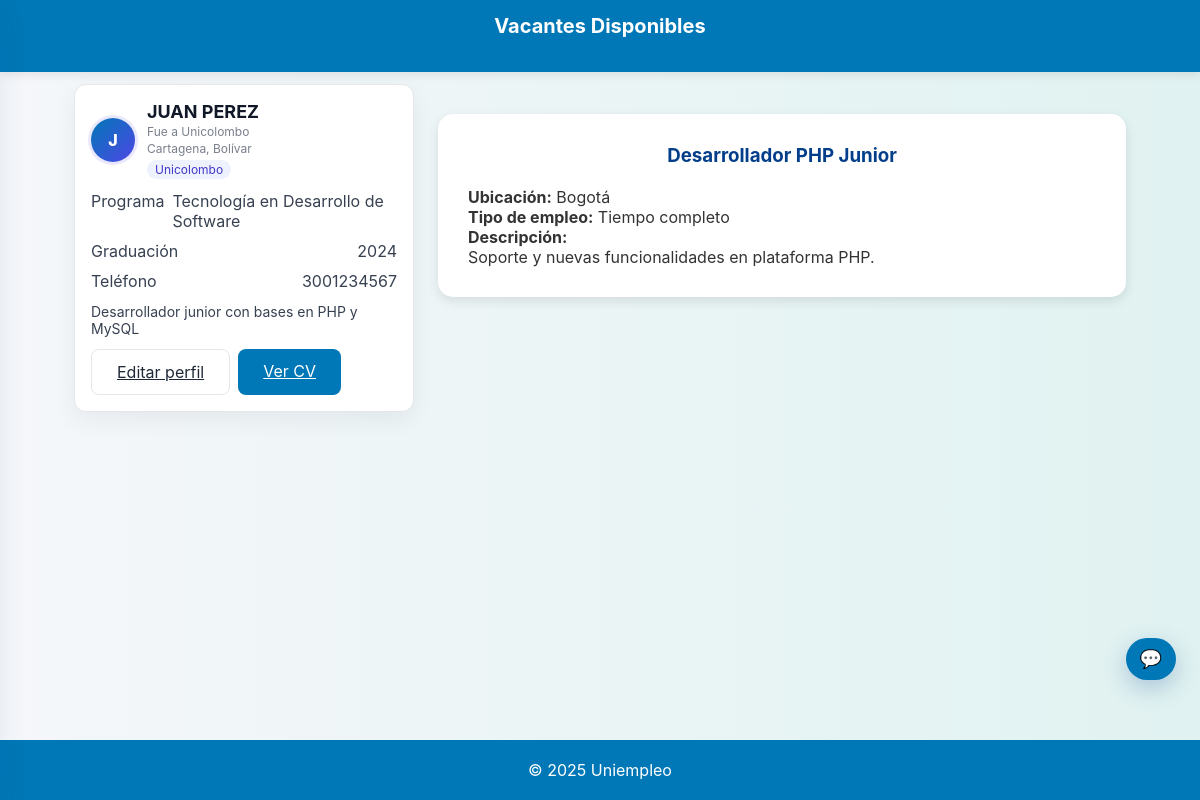
Page /UniEmpleo/Vacantes.php?palabra_clave=Desarrollador PHP Junior (signed in) on the committed database.
### tables this page shows
CREATE TABLE IF NOT EXISTS `egresados` (
  `id` INT NOT NULL AUTO_INCREMENT,
  `nombre` VARCHAR(255) NOT NULL,
  `email` VARCHAR(255) NOT NULL,
  `correo` VARCHAR(255) UNIQUE,
  `contrasena` VARCHAR(255) NULL,
  `telefono` VARCHAR(50) NULL,
  `programa` VARCHAR(255) NULL,
  `graduacion` INT NULL,
  `perfil` TEXT NULL,
  `cv` VARCHAR(255) NULL,
  `created_at` TIMESTAMP DEFAULT CURRENT_TIMESTAMP,
  PRIMARY KEY (`id`),
  INDEX `idx_egresados_email` (`email`),
  INDEX `idx_egresados_correo` (`correo`)
);

CREATE TABLE IF NOT EXISTS `vacantes` (
  `id` INT NOT NULL AUTO_INCREMENT,
  `empresa_id` INT NULL,
  `empresa` VARCHAR(255) NULL,
  `titulo` VARCHAR(255) NOT NULL,
  `descripcion` TEXT NOT NULL,
  `ubicacion` VARCHAR(255) NOT NULL,
  `tipo_empleo` VARCHAR(100) NOT NULL,
  `area` VARCHAR(255) NULL,
  `experiencia` VARCHAR(100) NULL,
  `fecha_publicacion` TIMESTAMP DEFAULT CURRENT_TIMESTAMP,
  PRIMARY KEY (`id`),
  FOREIGN KEY (`empresa_id`) REFERENCES `empresas`(`id`) ON DELETE SET NULL ON UPDATE CASCADE,
  INDEX `idx_vacantes_titulo` (`titulo`),
  INDEX `idx_vacantes_ubicacion` (`ubicacion`),
  INDEX `idx_vacantes_tipo` (`tipo_empleo`)
);

### UniEmpleo/Vacantes.php (the view, shortened to what this page needs)
<?php
$conexion = mysqli_connect("localhost", "root", "", "uniempleo");
?>
<!DOCTYPE html>
<html lang="es">
<head>
    <link rel="stylesheet" href="style.css">
</head>
<body>
    <header class="header">
        <button class="hamburger" id="menuToggle" aria-label="Abrir menú">
        </button>
        <h1>Vacantes Disponibles</h1>
    </header>
    <div class="layout">
        <div class="content content--two-col">
            <div class="col-left">
                <?php include __DIR__ . '/profile_card.php'; ?>
            </div>
            <div class="col-right">
                <?php
                if (isset($_SESSION['correo'])) {
                    $palabra = $_GET['palabra_clave'] ?? '';
                    $where = "1=1";
                    if ($palabra !== '') {
                        $p = mysqli_real_escape_string($conexion, $palabra);
                        $where .= " AND (titulo LIKE '%$p%' OR descripcion LIKE '%$p%')";
                    }
                    $consulta = "SELECT id, titulo, descripcion, ubicacion, tipo_empleo FROM vacantes WHERE $where ORDER BY id DESC";
                    $resultado = mysqli_query($conexion, $consulta);
                    if ($resultado && mysqli_num_rows($resultado) > 0) {
                        while ($fila = mysqli_fetch_assoc($resultado)) {
                            echo "<div class='formulario'>";
                            echo "<h3>" . htmlspecialchars($fila['titulo']) . "</h3>";
                            echo "<p><strong>Ubicación:</strong> " . htmlspecialchars($fila['ubicacion']) . "</p>";
                            echo "<p><strong>Tipo de empleo:</strong> " . htmlspecialchars($fila['tipo_empleo']) . "</p>";
                            echo "<p><strong>Descripción:</strong><br>" . nl2br(htmlspecialchars($fila['descripcion'])) . "</p>";
                            echo "</div>";
                        }
                    } else {
                        echo "<p>No hay vacantes disponibles en este momento.</p>";
                    }
                } else {
                    echo "<p>Debes iniciar sesión como egresado para ver vacantes.</p>";
                }
                ?>
            </div>
        </div>
    </div>
    <footer class="footer">
        <p>&copy; 2025 Uniempleo</p>
    </footer>
<?php include __DIR__ . '/messages_widget.php'; ?>
</body>
</html>

### UniEmpleo/profile_card.php (shortened to what this page needs)
<?php
$correo = $_SESSION['correo'] ?? null;
$egresado = null;
if ($correo) {
   $conn = mysqli_connect("localhost", "root", "", "uniempleo");
   if ($conn) {
     $stmt = mysqli_prepare($conn, "SELECT nombre, correo, email, telefono, programa, graduacion, perfil, cv FROM egresados WHERE correo = ? LIMIT 1");
     mysqli_stmt_bind_param($stmt, 's', $correo);
     mysqli_stmt_execute($stmt);
     $result = mysqli_stmt_get_result($stmt);
     if ($result && $row = mysqli_fetch_assoc($result)) {
       $egresado = $row;
     }
   }
}
$initial = '';
$substr = function($s) {
  return function_exists('mb_substr') ? mb_substr($s, 0, 1, 'UTF-8') : substr($s, 0, 1);
};
if ($egresado && !empty($egresado['nombre'])) {
  $initial = strtoupper($substr($egresado['nombre']));
} elseif ($correo) {
  $initial = strtoupper($substr($correo));
}
$nombre = $egresado['nombre'] ?? $correo;
$programa = $egresado['programa'] ?? 'Programa no especificado';
$graduacion = $egresado['graduacion'] ?? '—';
$telefono = $egresado['telefono'] ?? '—';
$institucion = 'Unicolombo';
$ciudad = 'Cartagena, Bolívar';
$perfil_text = $egresado['perfil'] ?? 'Completa tu perfil para mejores recomendaciones.';
$cv_path = $egresado['cv'] ?? null;
?>
<div class="profile-card">
  <div class="profile-header">
    <div class="profile-avatar"><?= htmlspecialchars($initial) ?></div>
    <div class="profile-info">
      <p class="profile-name"><?= htmlspecialchars(strtoupper($nombre)) ?></p>
      <p class="profile-sub">Fue a <?= htmlspecialchars($institucion) ?></p>
      <p class="profile-sub"><?= htmlspecialchars($ciudad) ?></p>
      <span class="profile-tag">Unicolombo</span>
    </div>
  </div>
  <div class="profile-meta">
    <div class="meta-item"><span>Programa</span><span><?= htmlspecialchars($programa) ?></span></div>
    <div class="meta-item"><span>Graduación</span><span><?= htmlspecialchars($graduacion) ?></span></div>
    <div class="meta-item"><span>Teléfono</span><span><?= htmlspecialchars($telefono) ?></span></div>
  </div>
  <p class="profile-summary"><?= htmlspecialchars($perfil_text) ?></p>
  <div class="profile-actions">
    <a class="button btn--ghost" href="RegistroEgresados.html">Editar perfil</a>
    <?php if ($cv_path): ?>
      <a class="button" href="<?= htmlspecialchars($cv_path) ?>" target="_blank">Ver CV</a>
    <?php endif; ?>
  </div>
</div>

### UniEmpleo/style.css (style rules this page uses)
* { margin: 0; padding: 0; box-sizing: border-box; }
body { font-family: 'Segoe UI', Tahoma, Geneva, Verdana, sans-serif; background: linear-gradient(to right, #f5f7fa, #e0f2f1); color: #333; min-height: 100vh; display: flex; flex-direction: column; }
.header { background-color: #0077b6; color: #fff; padding: 14px 20px; box-shadow: 0 2px 10px rgba(0,0,0,0.1); display: flex; align-items: center; justify-content: center; min-height: 52px; }
.formulario, .card { background-color: #fff; padding: 30px; border-radius: 15px; box-shadow: 0 4px 12px rgba(0,0,0,0.1); margin-bottom: 30px; transition: transform 0.2s ease-in-out; }
.formulario { max-width: 900px; margin: 30px auto; }
h1, h2, h3 { color: #023e8a; margin-bottom: 20px; text-align: center; }
.header h1, .header h2, .header h3 { color: #fff; font-size: 20px; font-weight: 700; }
input[type="submit"], .button { background-color: #0077b6; color: white; border: none; padding: 12px 25px; border-radius: 8px; font-size: 16px; cursor: pointer; transition: background-color 0.3s ease; }
.footer { background-color: #0077b6; color: white; text-align: center; padding: 20px; width: 100%; margin-top: auto; }
.layout { display: flex; gap: 24px; align-items: flex-start; }
.content { flex: 1; padding: 12px 24px; }
body { font-family: 'Inter', system-ui, -apple-system, Segoe UI, Roboto, Arial, sans-serif; }
.header { position: relative; }
.header .hamburger { position: absolute; left: 16px; top: 50%; transform: translateY(-50%); width: 36px; height: 28px; border: 0; background: transparent; cursor: pointer; display: flex; flex-direction: column; justify-content: center; gap: 6px; }
.profile-card { background: #fff; border: 1px solid #e5e7eb; border-radius: 12px; box-shadow: 0 8px 24px rgba(15,23,42,.06); padding: 16px; }
.profile-header { display:flex; align-items:center; gap:12px; margin-bottom:12px; }
.profile-avatar { width:44px; height:44px; border-radius:50%; background: linear-gradient(135deg,#0077b6,#4f46e5); color:#fff; display:flex; align-items:center; justify-content:center; font-weight:800; box-shadow: 0 0 0 3px rgba(79,70,229,.12); }
.profile-info .profile-name { margin:0; font-size:18px; font-weight:700; color:#111827; }
.profile-card .profile-sub { margin:2px 0; color:#6b7280; font-size:12px; }
.profile-tag { display:inline-block; background:#eef2ff; color:#4338ca; border-radius:12px; padding:2px 8px; font-size:12px; }
.profile-meta { display:grid; grid-template-columns: 1fr; gap:10px; margin:12px 0; }
.meta-item { display:flex; justify-content:space-between; gap:8px; color:#374151; }
.profile-summary { color:#374151; font-size:14px; }
.profile-actions { display:flex; gap:8px; margin-top:12px; }
.button.btn--ghost { background:transparent; border:1px solid #e5e7eb; color:#1f2937; }
.content--two-col { display:grid; grid-template-columns: 340px 1fr; gap:24px; align-items:start; max-width: 1100px; margin: 0 auto; }
.col-left { justify-self: end; }
.profile-sub { margin-top:4px; opacity:.9; }

### rows in the picture
egresados: nombre "J", nombre "JUAN PEREZ", programa "Tecnología en Desarrollo de Software", graduacion "2024", telefono "3001234567", perfil "Desarrollador junior con bases en PHP y MySQL"
vacantes: titulo "Desarrollador PHP Junior", ubicacion "Bogotá", tipo_empleo "Tiempo completo", descripcion "Soporte y nuevas funcionalidades en plataforma PHP."

### other values in the picture
$institucion "Unicolombo"
$ciudad "Cartagena, Bolívar"
